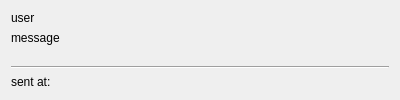
<?xml version="1.0" encoding="UTF-8"?>
<ui version="4.0">
 <class>Message</class>
 <widget class="QWidget" name="Message">
  <property name="geometry">
   <rect>
    <x>0</x>
    <y>0</y>
    <width>400</width>
    <height>100</height>
   </rect>
  </property>
  <property name="windowTitle">
   <string>Form</string>
  </property>
  <layout class="QVBoxLayout" name="verticalLayout">
   <item>
    <widget class="QLabel" name="user">
     <property name="text">
      <string>user</string>
     </property>
    </widget>
   </item>
   <item>
    <widget class="QLabel" name="message">
     <property name="text">
      <string>message</string>
     </property>
    </widget>
   </item>
   <item>
    <spacer name="verticalSpacer">
     <property name="orientation">
      <enum>Qt::Vertical</enum>
     </property>
     <property name="sizeHint" stdset="0">
      <size>
       <width>20</width>
       <height>40</height>
      </size>
     </property>
    </spacer>
   </item>
   <item>
    <widget class="Line" name="line">
     <property name="orientation">
      <enum>Qt::Horizontal</enum>
     </property>
    </widget>
   </item>
   <item>
    <widget class="QLabel" name="time">
     <property name="text">
      <string>sent at: </string>
     </property>
    </widget>
   </item>
  </layout>
 </widget>
 <resources/>
 <connections/>
</ui>
